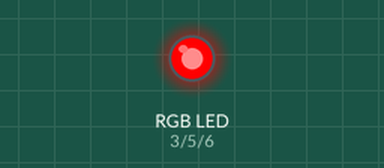
A sketch run on a simulated Arduino Uno, built with avr-gcc and run on an emulated ATmega328P. Shown: an RGB LED mixed from three pins (HIGH = lit).

Above: at 0.5 s.
At 1.5 s:
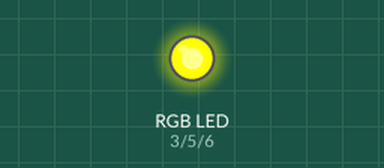
At 2.5 s:
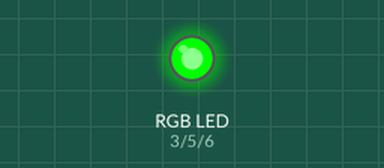
At 3.5 s:
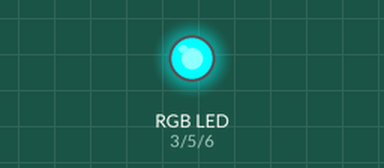
At 4.5 s:
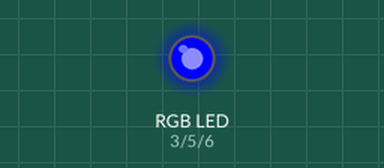
At 5.5 s:
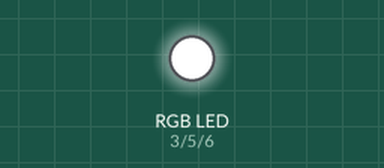
Timing chart, 0 to 7.8 s (numbered marks = the images above):
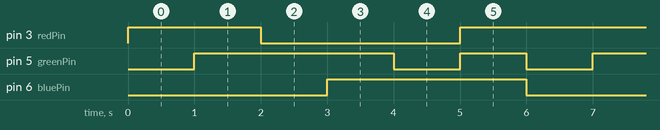

The sketch:

ch5-2.ino
```cpp
//项目五 – 炫彩RGB灯
int redPin = 3;
int greenPin = 5;
int bluePin = 6;

void setup(){
     pinMode(redPin, OUTPUT);
     pinMode(greenPin, OUTPUT);
     pinMode(bluePin, OUTPUT);

}
void loop(){
    colorRGB(255,0,0);
    delay(1000);
    colorRGB(255,255,0);
    delay(1000);
    colorRGB(0,255,0);
    delay(1000);
    colorRGB(0,255,255);
    delay(1000);
    colorRGB(0,0,255);
    delay(1000);
    colorRGB(255,255,255);
    delay(1000);
}

void colorRGB(int red, int green, int blue){
     analogWrite(redPin,constrain(red,0,255));
     analogWrite(greenPin,constrain(green,0,255));
     analogWrite(bluePin,constrain(blue,0,255));
}
```

Measured:
- by itself, pin 3 (redPin): repeats every 6.0 s: LOW 3.0 s, HIGH 3.0 s
- by itself, pin 5 (greenPin): repeats every 6.0 s: LOW 1.0 s, HIGH 1.0 s, LOW 1.0 s, HIGH 3.0 s
- by itself, pin 6 (bluePin): alternates HIGH for 3.0 s and LOW for 3.0 s
